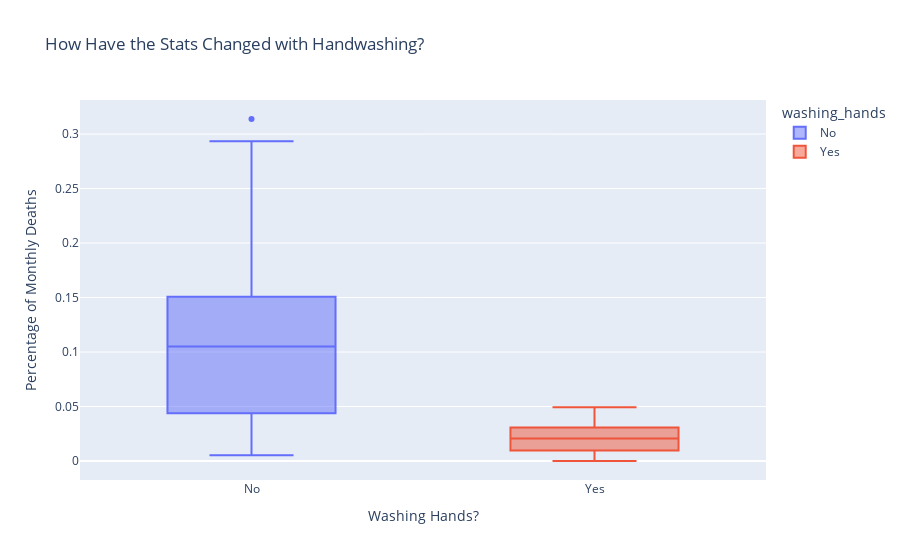

This figure's notebook cell:
### Code cell
fig = px.box(df_monthly, x='washing_hands', y='pct_deaths',
             color='washing_hands', 
             title="How Have the Stats Changed with Handwashing?")
fig.update_layout(xaxis_title='Washing Hands?',
                  yaxis_title='Percentage of Monthly Deaths',)
fig.show()

### Figure 1 — Plotly figure (JSON) as saved in the notebook; plotly's stock layout.template omitted (floating-point values rounded to 4 significant figures)
{"data": [{"alignmentgroup": "True", "hovertemplate": "washing_hands=%{x}<br>pct_deaths=%{y}<extra></extra>", "legendgroup": "No", "marker": {"color": "#636efa"}, "name": "No", "notched": false, "offsetgroup": "No", "orientation": "v", "showlegend": true, "type": "box", "x": ["No", "No", "No", "No", "No", "No", "No", "No", "No", "No", "No", "No", "No", "No", "No", "No", "No", "No", "No", "No", "No", "No", "No", "No", "No", "No", "No", "No", "No", "No", "No", "No", "No", "No", "No", "No", "No", "No", "No", "No", "No", "No", "No", "No", "No", "No", "No", "No", "No", "No", "No", "No", "No", "No", "No", "No", "No", "No", "No", "No", "No", "No", "No", "No", "No", "No", "No", "No", "No", "No", "No", "No", "No", "No", "No", "No"], "x0": " ", "xaxis": "x", "y": [0.1457, 0.07531, 0.04332, 0.01569, 0.007843, 0.05, 0.08421, 0.01351, 0.01878, 0.1102, 0.2255, 0.2085, 0.1222, 0.1023, 0.1074, 0.03226, 0.06593, 0.2078, 0.2546, 0.1839, 0.2934, 0.2297, 0.3138, 0.1912, 0.1597, 0.1241, 0.1193, 0.06098, 0.04082, 0.005236, 0.01554, 0.02262, 0.176, 0.07143, 0.08051, 0.1516, 0.1128, 0.1703, 0.1731, 0.05833, 0.02679, 0.04369, 0.0632, 0.01224, 0.03226, 0.1102, 0.1055, 0.07591, 0.04745, 0.04452, 0.04231, 0.04392, 0.07143, 0.06122, 0.03586, 0.1055, 0.1484, 0.1094, 0.1049, 0.1339, 0.1809, 0.1543, 0.1897, 0.1344, 0.1015, 0.131, 0.1806, 0.1439, 0.1496, 0.1077, 0.05369, 0.03215, 0.01923, 0.03607, 0.1827, 0.1224], "y0": " ", "yaxis": "y"}, {"alignmentgroup": "True", "hovertemplate": "washing_hands=%{x}<br>pct_deaths=%{y}<extra></extra>", "legendgroup": "Yes", "marker": {"color": "#EF553B"}, "name": "Yes", "notched": false, "offsetgroup": "Yes", "orientation": "v", "showlegend": true, "type": "box", "x": ["Yes", "Yes", "Yes", "Yes", "Yes", "Yes", "Yes", "Yes", "Yes", "Yes", "Yes", "Yes", "Yes", "Yes", "Yes", "Yes", "Yes", "Yes", "Yes", "Yes", "Yes", "Yes"], "x0": " ", "xaxis": "x", "y": [0.02239, 0.012, 0.01894, 0.0458, 0.03957, 0.04472, 0.0293, 0.03534, 0.006873, 0, 0.006557, 0.009585, 0.01136, 0.003717, 0, 0.009615, 0.02341, 0.02903, 0.0134, 0.02233, 0.03085, 0.04926], "y0": " ", "yaxis": "y"}], "layout": {"boxmode": "overlay", "legend": {"title": {"text": "washing_hands"}, "tracegroupgap": 0}, "title": {"text": "How Have the Stats Changed with Handwashing?"}, "xaxis": {"anchor": "y", "categoryarray": ["No", "Yes"], "categoryorder": "array", "domain": [0, 1], "title": {"text": "Washing Hands?"}}, "yaxis": {"anchor": "x", "domain": [0, 1], "title": {"text": "Percentage of Monthly Deaths"}}}}
